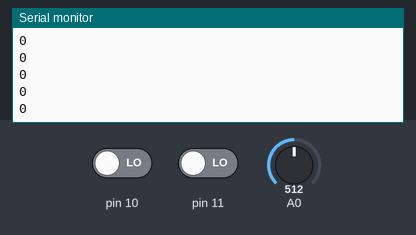
A sketch run on a simulated Arduino Uno, built with avr-gcc and run on an emulated ATmega328P. On the bench: the last lines printed to the serial monitor. Inputs (shaded band) come from the test bench; at power-on: A0 = 512, pin 10 LOW, pin 11 LOW.

Above: at 1.2 s.
1.3 s: A0 set to 716
At 1.8 s:
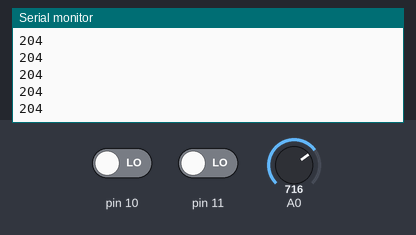
2.8 s: A0 set to 900
At 3.8 s:
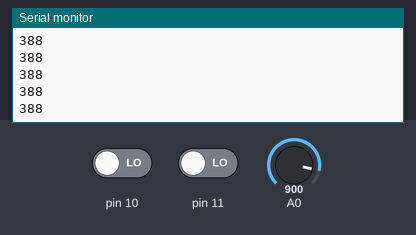
Timing chart, 0 to 5.8 s (numbered marks = the images above; inputs shaded):
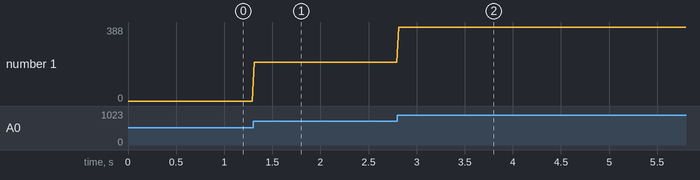

Measured:
- after the input at 1.3 s, the serial monitor: prints a new line at once (image 1)
- after the input at 2.8 s, the serial monitor: prints a new line at once (image 2)
- plotted number 1: 0 → 204 after the input at 1.3 s, 204 → 388 after the input at 2.8 s

The sketch:

ecg.ino
```cpp
const int baseline = 512;

void setup() {
  Serial.begin(9600);
  pinMode(10, INPUT);
  pinMode(11, INPUT);
}

void loop() {
  if (digitalRead(10) == HIGH || digitalRead(11) == HIGH) {
    Serial.println(0);
    delay(20);
    return;
  }

  int raw = analogRead(A0);
  int centered = raw - baseline;

  Serial.println(centered);

  delay(20);
}
```
